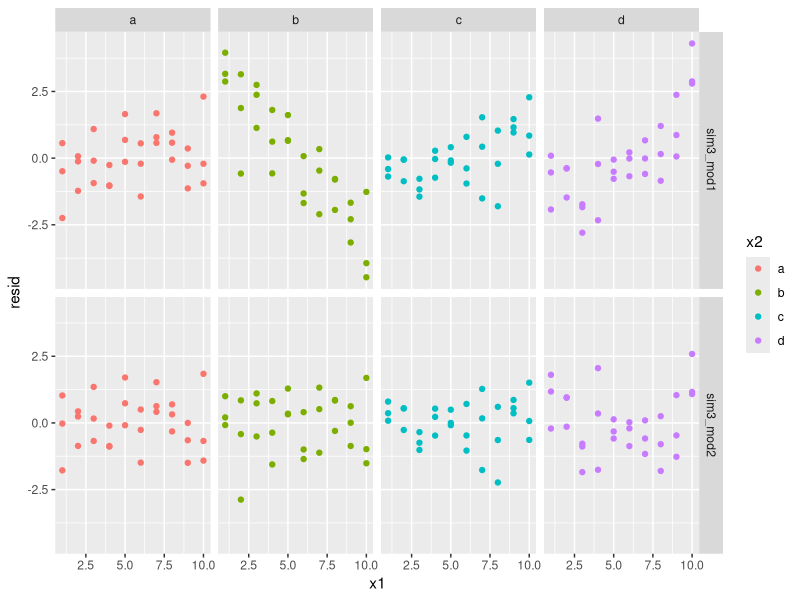

Source code (R):
rm(list=ls())

library(tidyverse)
library(modelr) #a package that wraps base R models and provides some nice 
# functions for typical the typical tidyverse workflow with pipes.

##############################################
# Modeling basics from R for data science

# This book only offers a high level overview of modeling. But I still learned
# a few things.

# 1. models for exploration vs confirmation
# Models are typically thought about as confirming a hypothesis but they are
# very good tools for exploring data as well. To properly confirm a hypothesis,
# you have to reserve test data and honestly only use that test data once. It
# is always possible to overfit a model to your data through repeated tweaking,
# but that isn't confirmation of its accuracy on unseen data

# 2. Two approaches to model selection. 
# The classic approach is to use math theory (general linear models). However,
# you can also do something like this - generate a lot of random models and
# test each one, picking the one that performs best. As you would imagine, the
# second approach becomes very sophisticated - much more so than just creating
# a large number of random models. One step beyond randomization is to do a
# "grid search". I don't understand the technique very well but the basic idea
# is to generage something like a uniform distribution of all possible models
# (then test each one to find the optimum) 

# 3. pattern and residuals
# At the highest level, models are simple low dimensional summaries of data
# that can be partitioned into pattern and residual. The typical pattern is to
# transform and visualize data until you an implicit understanding of the system,
# then to make that implicit knowledge explicit.

# 4. Put predictions and residuals into a data frame.
# The cycle of tranform and visualize should be applied to models as well as
# original datasets. Visualizing both pattern and residual is very helpful for
# understanding the lessons of a model and avoiding common misinterpretations.
# modelr has useful functions for getting predictions and residuals into a
# dataframe. The examples below show how to do that.  


##############################
# one continuous predictor

# the sim datasets are intented to provide data that follows simple patterns
# visualize the data
plot <- ggplot(sim1) +
	geom_point(aes(x,y))

# create a model
sim1_mod <- lm(y~x, data = sim1)

# add model predictions and residuals to original data set and then visualize
plot <- sim1 %>%
	add_predictions(sim1_mod) %>%
	add_residuals(sim1_mod) %>%
	ggplot()+
	geom_point(aes(x,y))+
	geom_line(aes(x,pred), col="red")
plot <- sim1 %>%
	add_predictions(sim1_mod) %>%
	add_residuals(sim1_mod) %>%
	ggplot()+
	geom_freqpoly(aes(resid), binwidth=1.5)
# the predictions obviously form a typical regression line and the residuals
# are normal and show no correlation with the x values - which is everything
# you would expect from modeling such a simple dataset.

######################
# one categorical predictor

# sim2 is a dataset with continuous y and categorical x
sim2_mod <- lm(y~x, data = sim2)

# data_grid() creates a data frame of every combination of variables it is
# given. In this situtation, it just creates a single row for each value of x
# (a,b,c, and d)
# The data_grid() method is useful for creating model prediction data because it allows you to
# create a more complete dataset for the model (you aren't limited to only the
# points included in the original dataset). However, the residuals can only be
# calculated for the original data set because you obviously need the actual
# values to calculate the residuals. 
grid <- sim2 %>%
	data_grid(x) %>%
	add_predictions(sim2_mod)

plot <- ggplot(sim2) +
	geom_point(aes(x, y)) +
	geom_point(data=grid, aes(x, pred), col="red", size=3)

##########################
# continuous and categorical predictors 
# sim3 contains both continuous and categorical predictors

# just plot the data
plot <- ggplot(sim3) +
	geom_point(aes(x1, y, col=x2))

# the major question in modeling is whether there is an interaction between x1
# and x2. 
# you can fit both models (non interaction and interaction) and then compare
# them

sim3_mod1 <- lm(y~x1+x2, data=sim3)
sim3_mod2 <- lm(y~x1*x2, data=sim3)

# creating a model df 
# spread_predictions allows for putting multiple model predictions into 1 df
# spread_predictions() puts each model in a column, gather_predictions() puts
# each model on rows. If that is confusing, just try both functions, print the 
# data, and you'll see it isn't complicated. 
grid <- sim3 %>%
	data_grid(x1, x2) %>%
	gather_predictions(sim3_mod1, sim3_mod2)

plot <- ggplot(sim3) +
	geom_point(aes(x1, y, col=x2)) +
	geom_line(data=grid, aes(x1, pred, col=x2)) +
	facet_wrap(~model)

# The plots show clearly improved performance for the interaction model but we
# should also look at the residuals
sim3 <- sim3 %>%
	gather_residuals(sim3_mod1, sim3_mod2)

plot <- ggplot(sim3) +
	geom_point(aes(x1, resid, col=x2)) +
	facet_grid(model~x2)
# The residuals in model 2 are also much better

####################################
# two continuous predictors with interactions
# the question is whether to include interactions or not

# create both models, one with interactions, one without
sim4_mod1 <- lm(y~x1+x2, sim4)
sim4_mod2 <- lm(y~x1*x2, sim4)

# create a df of predictions from the models
# the seq_range() function will create 5 values from min to max
grid <- sim4 %>%
	data_grid(x1=seq_range(x1,5), 
		  x2=seq_range(x2,5)
		  ) %>%
        gather_predictions(sim4_mod1, sim4_mod2)

# it is then possible to create a 3d visualization but they seem bad to me
# you can either look at it from the "top" or "side"
# there isn't a nice way to visualize the plane. 

###########################################
# this is the end of the first chapter in the models section

